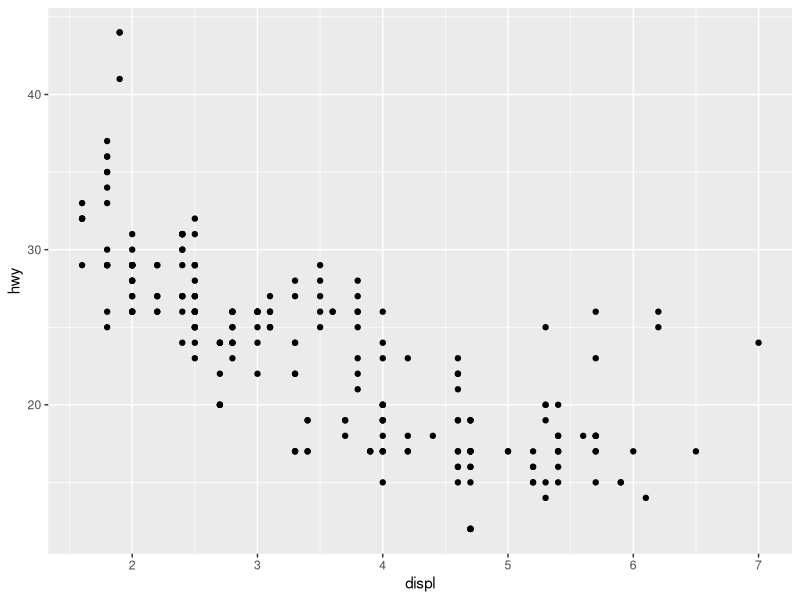
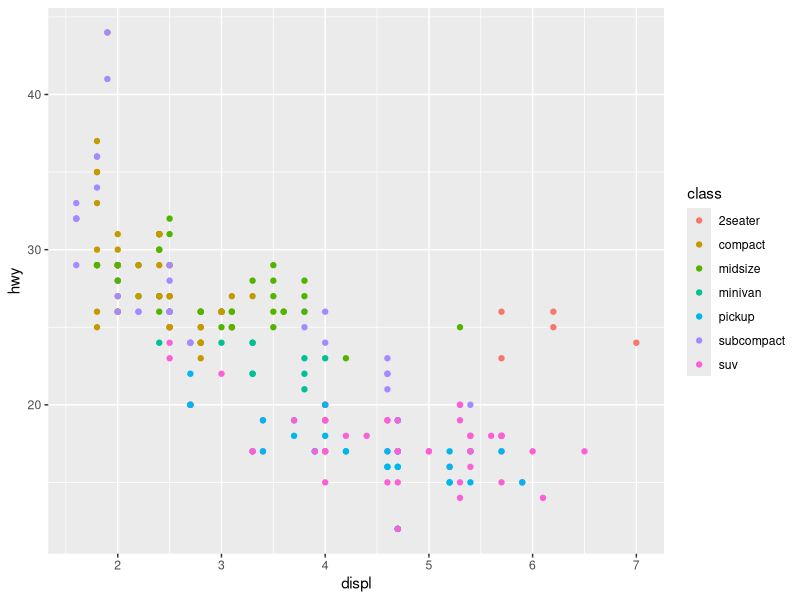
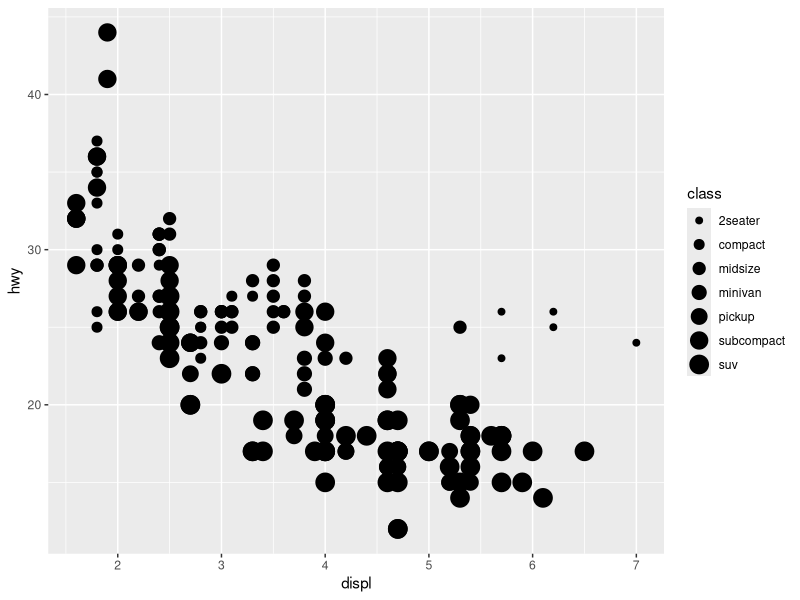
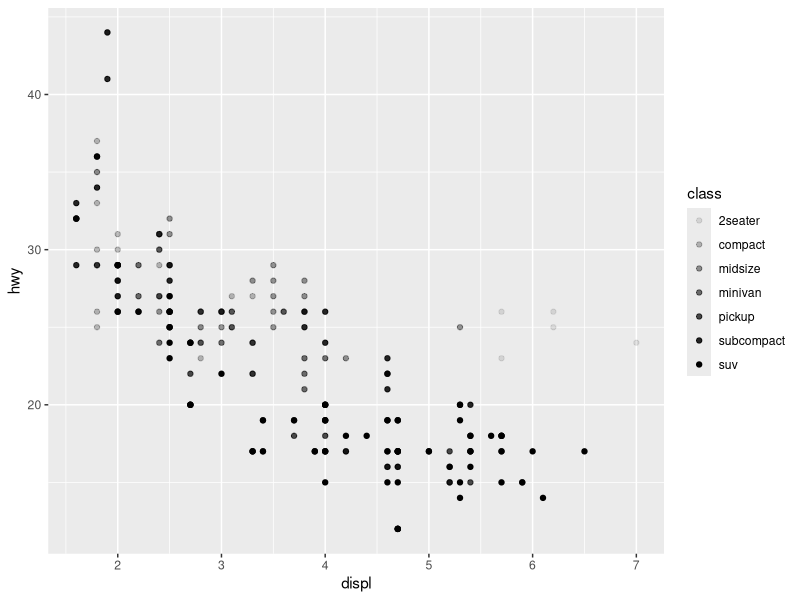
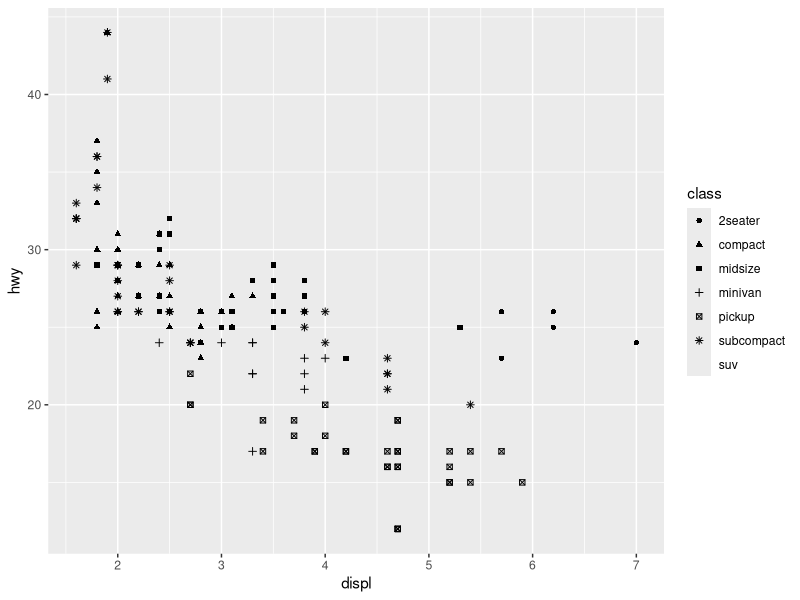
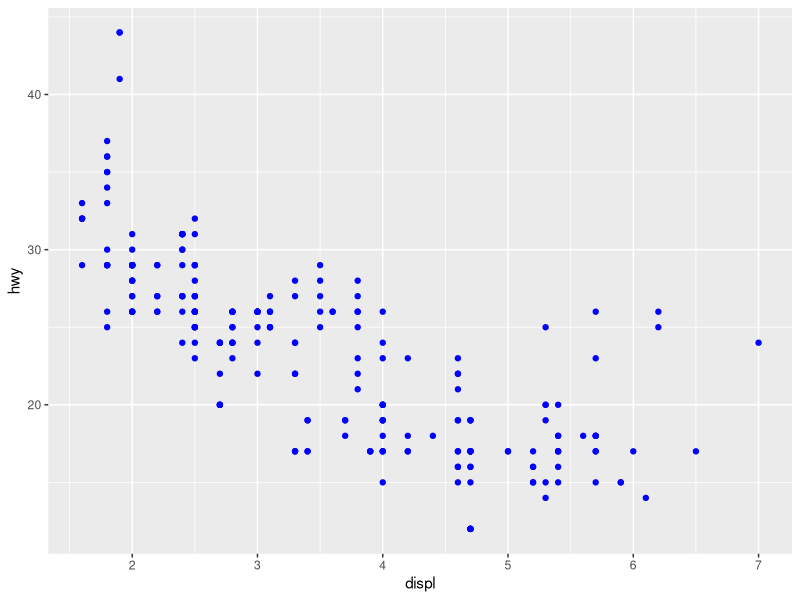
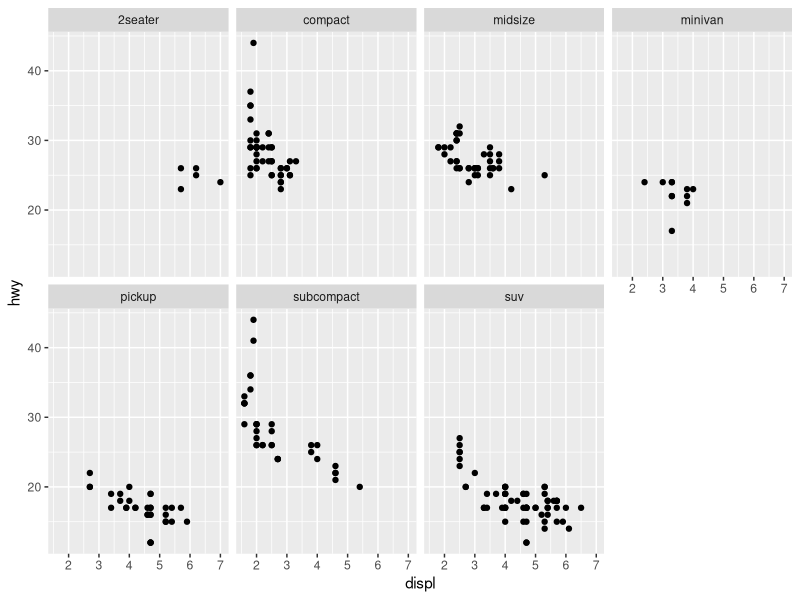
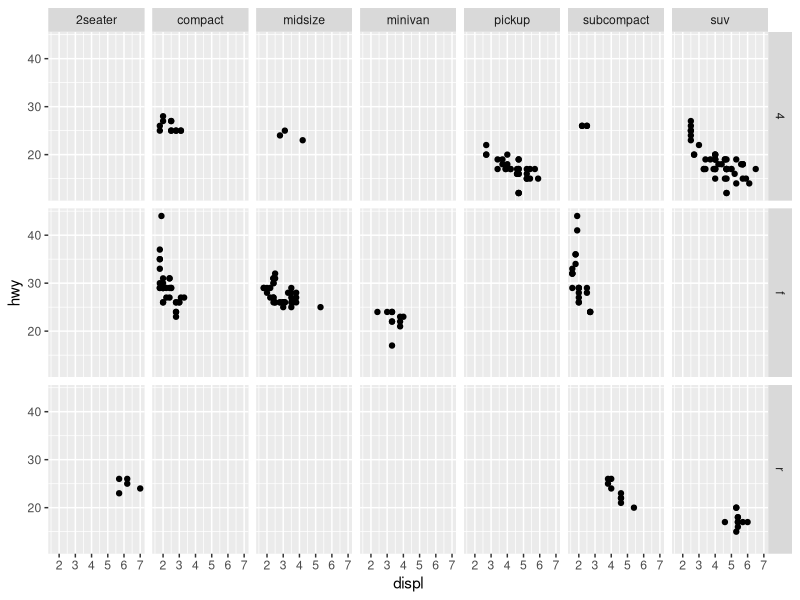

Recreate these plots in R, in order.
## ---- chunk 1
knitr::opts_chunk$set(
  fig.width = 5, fig.height = 3.5, fig.align = 'center',
  cache = TRUE)
## ---- chunk 2
    library("tidyverse")
## ---- chunk 3
library(plyr)
dat=mpg
colnames(dat)[3:11]=c("digestive_rate","year","cyl","trans","drv","population","age","fl","race")
dat$race=mapvalues(dat$race, from = c("2seater", "compact","midsize","minivan","pickup","subcompact","suv"), to = c("American Indian", "Black","Latino","Native Hawaiian","Asian","Other Pacific Islander","White"))
dat
## ---- chunk 4
ggplot(data = mpg) +
geom_point(mapping = aes(x = displ, y = hwy))
## ---- chunk 5
ggplot(data = mpg) +
geom_point(mapping = aes(x = displ, y = hwy, color = class))
## ---- chunk 6
ggplot(data = mpg) +
geom_point(mapping = aes(x = displ, y = hwy, size = class))
## ---- chunk 7
ggplot(data = mpg) +
geom_point(mapping = aes(x = displ, y = hwy, alpha = class))
## ---- chunk 8
ggplot(data = mpg) +
geom_point(mapping = aes(x = displ, y = hwy, shape = class))
## ---- chunk 9
ggplot(data = mpg) + 
geom_point(mapping = aes(x = displ, y = hwy), color = "blue")
## ---- chunk 10
ggplot(data = mpg) +
geom_point(mapping = aes(x = displ, y = hwy)) +
facet_wrap(~ class, nrow = 2)
## ---- chunk 11
ggplot(data = mpg) +
geom_point(mapping = aes(x = displ, y = hwy)) + 
facet_grid(drv ~ class)
## ---- chunk 12
ggplot(data = mpg) +
geom_smooth(mapping = aes(x = displ, y = hwy))
## ---- chunk 13
ggplot(data = mpg) +
geom_smooth(mapping = aes(x = displ, y = hwy, linetype = drv))
## ---- chunk 14
ggplot(data = mpg) +
geom_smooth(mapping = aes(x = displ, y = hwy, color = drv))
## ---- chunk 15
ggplot(data = mpg) +
geom_point(mapping = aes(x = displ, y = hwy)) +
geom_smooth(mapping = aes(x = displ, y = hwy))
## ---- chunk 16
ggplot(data = mpg, mapping = aes(x = displ, y = hwy)) +
geom_point() + geom_smooth()
## ---- chunk 17
ggplot(data = mpg, mapping = aes(x = displ, y = hwy)) +
geom_point(mapping = aes(color = class)) +
geom_smooth(data = filter(mpg, class == "subcompact"), se = FALSE)
## ---- chunk 18
diamonds
## ---- chunk 19
ggplot(data = diamonds) +
geom_bar(mapping = aes(x = cut))
## ---- chunk 20
ggplot(data = diamonds) +
stat_count(mapping = aes(x = cut))
## ---- chunk 21
ggplot(data = diamonds) +
geom_bar(mapping = aes(x = cut, y = ..prop.., group = 1))
## ---- chunk 22
ggplot(data = diamonds) +
geom_bar(mapping = aes(x = cut, colour = cut))
## ---- chunk 23
ggplot(data = diamonds) +
geom_bar(mapping = aes(x = cut, fill = cut))
## ---- chunk 24
ggplot(data = diamonds) +
geom_bar(mapping = aes(x = cut, fill = clarity))
## ---- chunk 25
ggplot(data = mpg) +
geom_point(mapping = aes(x = displ, y = hwy), position = "jitter")
## ---- chunk 26
ggplot(data = mpg) +
geom_jitter(mapping = aes(x = displ, y = hwy))
## ---- chunk 27
ggplot(data = diamonds) +
geom_bar(mapping = aes(x = cut, fill = clarity), position = "fill")
## ---- chunk 28
ggplot(data = diamonds) +
geom_bar(mapping = aes(x = cut, fill = clarity), position = "dodge")
## ---- chunk 29
ggplot(data = diamonds) +
geom_bar(mapping = aes(x = cut, fill = clarity), position = "stack")
## ---- chunk 30
ggplot(data = mpg, mapping = aes(x = class, y = hwy)) +
geom_boxplot()
## ---- chunk 31
ggplot(data = mpg, mapping = aes(x = class, y = hwy)) +
geom_boxplot() +
coord_cartesian(xlim = c(0, 5))
## ---- chunk 32
ggplot(data = mpg, mapping = aes(x = class, y = hwy)) +
geom_boxplot() +
coord_fixed(ratio = 1/2)
## ---- chunk 33
ggplot(data = mpg, mapping = aes(x = class, y = hwy)) +
geom_boxplot() +
coord_flip()
## ---- chunk 34

library("maps")
nz <- map_data("nz")

ggplot(nz, aes(long, lat, group = group)) +
geom_polygon(fill = "white", colour = "black")
## ---- chunk 35
ggplot(nz, aes(long, lat, group = group)) +
geom_polygon(fill = "white", colour = "black") +
coord_quickmap()
## ---- chunk 36
ggplot(mpg, aes(x = displ, y = hwy)) +
geom_point(aes(color = class)) +
geom_smooth(se = FALSE) +
labs(title = "Fuel efficiency generally decreases with engine size")
## ---- chunk 37
ggplot(mpg, aes(displ, hwy)) +
geom_point(aes(color = class)) +
geom_smooth(se = FALSE) +
labs(
title = "Fuel efficiency generally decreases with engine size",
subtitle = "Two seaters (sports cars) are an exception because of their light weight",
caption = "Data from fueleconomy.gov"
)
## ---- chunk 38
ggplot(mpg, aes(displ, hwy)) +
geom_point(aes(colour = class)) +
geom_smooth(se = FALSE) +
labs(
x = "Engine displacement (L)",
y = "Highway fuel economy (mpg)"
)
## ---- chunk 39
df <- tibble(x = runif(10), y = runif(10))
ggplot(df, aes(x, y)) + geom_point() +
labs(
x = quote(sum(x[i] ^ 2, i == 1, n)),
y = quote(alpha + beta + frac(delta, theta))
)
## ---- chunk 40
best_in_class <- mpg %>%
group_by(class) %>%
filter(row_number(desc(hwy)) == 1)
best_in_class
## ---- chunk 41
ggplot(mpg, aes(x = displ, y = hwy)) +
geom_point(aes(colour = class)) +
geom_text(aes(label = model), data = best_in_class)
## ---- chunk 42
library("ggrepel")
ggplot(mpg, aes(displ, hwy)) +
geom_point(aes(colour = class)) +
geom_point(size = 3, shape = 1, data = best_in_class) +
ggrepel::geom_label_repel(aes(label = model), data = best_in_class)
## ---- chunk 43
ggplot(mpg, aes(displ, hwy)) +
geom_point() +
scale_y_continuous(breaks = seq(15, 40, by = 5))
## ---- chunk 44
ggplot(mpg, aes(displ, hwy)) +
geom_point() +
scale_x_continuous(labels = NULL) +
scale_y_continuous(labels = NULL)
## ---- chunk 45
ggplot(mpg, aes(x = displ, y = hwy)) +
geom_point() +
scale_y_log10()
## ---- chunk 46
ggplot(mpg, aes(x = displ, y = hwy)) +
geom_point() +
scale_x_reverse()
## ---- chunk 47
ggplot(mpg, aes(displ, hwy)) +
geom_point(aes(colour = class)) +
theme(legend.position = "left")
## ---- chunk 48
ggplot(mpg, mapping = aes(displ, hwy)) +
geom_point(aes(color = class)) +
geom_smooth() +
coord_cartesian(xlim = c(5, 7), ylim = c(10, 30))
## ---- chunk 49
ggplot(mpg, mapping = aes(displ, hwy)) +
geom_point(aes(color = class)) +
geom_smooth() +
xlim(5, 7) + ylim(10, 30)
## ---- chunk 50
ggplot(mpg, mapping = aes(displ, hwy)) +
geom_point(aes(color = class)) +
geom_smooth() +
scale_x_continuous(limits = c(5, 7)) +
scale_y_continuous(limits = c(10, 30))
## ---- chunk 51
mpg %>%
filter(displ >= 5, displ <= 7, hwy >= 10, hwy <= 30) %>%
ggplot(aes(displ, hwy)) +
geom_point(aes(color = class)) +
geom_smooth()
## ---- chunk 52
ggplot(mpg, aes(displ, hwy)) +
geom_point(aes(color = class)) +
geom_smooth(se = FALSE) +
theme_bw()
## ---- chunk 53
ggplot(mpg, aes(displ, hwy)) + geom_point()
ggsave("my-plot.pdf")
